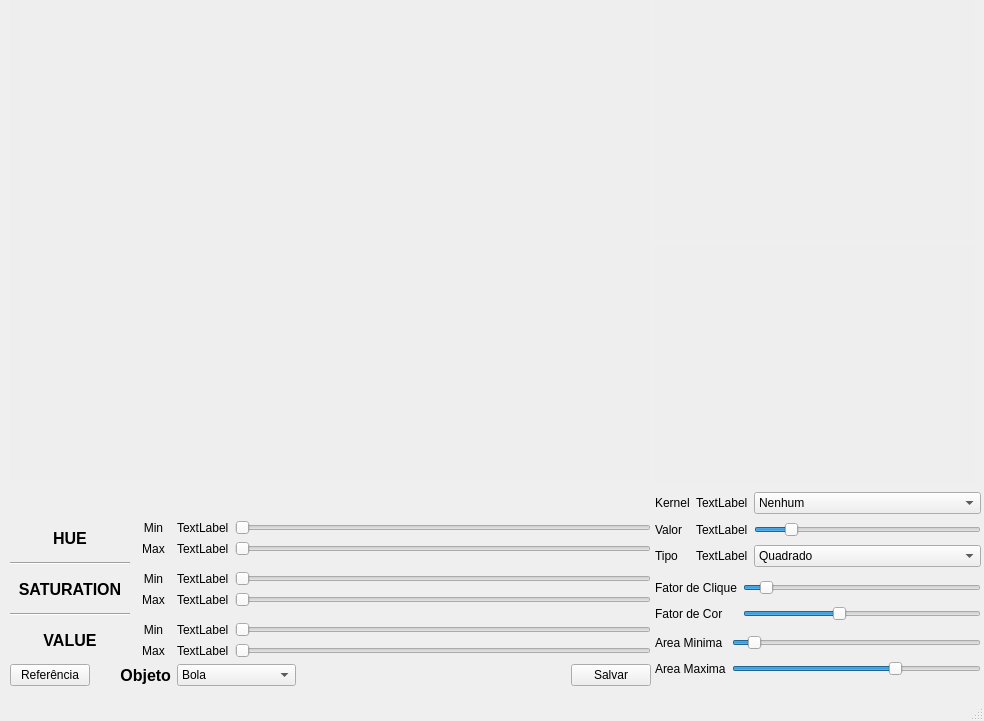
<?xml version="1.0" encoding="UTF-8"?>
<ui version="4.0">
 <class>MainWindow</class>
 <widget class="QMainWindow" name="MainWindow">
  <property name="geometry">
   <rect>
    <x>0</x>
    <y>0</y>
    <width>984</width>
    <height>721</height>
   </rect>
  </property>
  <property name="windowTitle">
   <string>MainWindow</string>
  </property>
  <widget class="QWidget" name="centralwidget">
   <widget class="QLabel" name="QT_Imagem">
    <property name="geometry">
     <rect>
      <x>10</x>
      <y>0</y>
      <width>640</width>
      <height>480</height>
     </rect>
    </property>
    <property name="styleSheet">
     <string notr="true">background-color: rgb(238, 238, 238);</string>
    </property>
    <property name="text">
     <string/>
    </property>
   </widget>
   <widget class="QWidget" name="verticalLayoutWidget">
    <property name="geometry">
     <rect>
      <x>10</x>
      <y>485</y>
      <width>641</width>
      <height>201</height>
     </rect>
    </property>
    <layout class="QVBoxLayout" name="verticalLayout">
     <item>
      <layout class="QGridLayout" name="gridLayout" rowstretch="1,0,0,0,0,0">
       <item row="2" column="0">
        <widget class="Line" name="line">
         <property name="orientation">
          <enum>Qt::Horizontal</enum>
         </property>
        </widget>
       </item>
       <item row="5" column="1">
        <layout class="QGridLayout" name="gridLayout_4">
         <item row="0" column="2">
          <widget class="QSlider" name="QT_VMin">
           <property name="maximum">
            <number>255</number>
           </property>
           <property name="orientation">
            <enum>Qt::Horizontal</enum>
           </property>
          </widget>
         </item>
         <item row="0" column="1">
          <widget class="QLabel" name="QT_labelVMin">
           <property name="text">
            <string>TextLabel</string>
           </property>
          </widget>
         </item>
         <item row="1" column="1">
          <widget class="QLabel" name="QT_labelVMax">
           <property name="text">
            <string>TextLabel</string>
           </property>
          </widget>
         </item>
         <item row="1" column="0">
          <widget class="QLabel" name="label_9">
           <property name="minimumSize">
            <size>
             <width>35</width>
             <height>0</height>
            </size>
           </property>
           <property name="text">
            <string>Max</string>
           </property>
           <property name="alignment">
            <set>Qt::AlignCenter</set>
           </property>
          </widget>
         </item>
         <item row="1" column="2">
          <widget class="QSlider" name="QT_VMax">
           <property name="maximum">
            <number>255</number>
           </property>
           <property name="orientation">
            <enum>Qt::Horizontal</enum>
           </property>
          </widget>
         </item>
         <item row="0" column="0">
          <widget class="QLabel" name="label_10">
           <property name="minimumSize">
            <size>
             <width>35</width>
             <height>0</height>
            </size>
           </property>
           <property name="text">
            <string>Min</string>
           </property>
           <property name="alignment">
            <set>Qt::AlignCenter</set>
           </property>
          </widget>
         </item>
        </layout>
       </item>
       <item row="3" column="0">
        <widget class="QLabel" name="label_7">
         <property name="minimumSize">
          <size>
           <width>120</width>
           <height>0</height>
          </size>
         </property>
         <property name="font">
          <font>
           <pointsize>12</pointsize>
           <weight>75</weight>
           <bold>true</bold>
          </font>
         </property>
         <property name="text">
          <string>SATURATION</string>
         </property>
         <property name="alignment">
          <set>Qt::AlignCenter</set>
         </property>
        </widget>
       </item>
       <item row="5" column="0">
        <widget class="QLabel" name="label_8">
         <property name="minimumSize">
          <size>
           <width>120</width>
           <height>0</height>
          </size>
         </property>
         <property name="font">
          <font>
           <pointsize>12</pointsize>
           <weight>75</weight>
           <bold>true</bold>
          </font>
         </property>
         <property name="text">
          <string>VALUE</string>
         </property>
         <property name="alignment">
          <set>Qt::AlignCenter</set>
         </property>
        </widget>
       </item>
       <item row="1" column="0">
        <widget class="QLabel" name="label_2">
         <property name="minimumSize">
          <size>
           <width>120</width>
           <height>0</height>
          </size>
         </property>
         <property name="font">
          <font>
           <pointsize>12</pointsize>
           <weight>75</weight>
           <bold>true</bold>
          </font>
         </property>
         <property name="text">
          <string>HUE</string>
         </property>
         <property name="alignment">
          <set>Qt::AlignCenter</set>
         </property>
        </widget>
       </item>
       <item row="1" column="1">
        <layout class="QGridLayout" name="gridLayout_2">
         <item row="0" column="2">
          <widget class="QSlider" name="QT_HMin">
           <property name="maximum">
            <number>179</number>
           </property>
           <property name="orientation">
            <enum>Qt::Horizontal</enum>
           </property>
          </widget>
         </item>
         <item row="0" column="1">
          <widget class="QLabel" name="QT_labelHMin">
           <property name="text">
            <string>TextLabel</string>
           </property>
          </widget>
         </item>
         <item row="1" column="1">
          <widget class="QLabel" name="QT_labelHMax">
           <property name="text">
            <string>TextLabel</string>
           </property>
          </widget>
         </item>
         <item row="1" column="0">
          <widget class="QLabel" name="label_4">
           <property name="minimumSize">
            <size>
             <width>35</width>
             <height>0</height>
            </size>
           </property>
           <property name="text">
            <string>Max</string>
           </property>
           <property name="alignment">
            <set>Qt::AlignCenter</set>
           </property>
          </widget>
         </item>
         <item row="1" column="2">
          <widget class="QSlider" name="QT_HMax">
           <property name="maximum">
            <number>179</number>
           </property>
           <property name="orientation">
            <enum>Qt::Horizontal</enum>
           </property>
          </widget>
         </item>
         <item row="0" column="0">
          <widget class="QLabel" name="label_3">
           <property name="minimumSize">
            <size>
             <width>35</width>
             <height>0</height>
            </size>
           </property>
           <property name="text">
            <string>Min</string>
           </property>
           <property name="alignment">
            <set>Qt::AlignCenter</set>
           </property>
          </widget>
         </item>
        </layout>
       </item>
       <item row="3" column="1">
        <layout class="QGridLayout" name="gridLayout_3">
         <item row="0" column="2">
          <widget class="QSlider" name="QT_SMin">
           <property name="maximum">
            <number>255</number>
           </property>
           <property name="orientation">
            <enum>Qt::Horizontal</enum>
           </property>
          </widget>
         </item>
         <item row="1" column="1">
          <widget class="QLabel" name="QT_labelSMax">
           <property name="text">
            <string>TextLabel</string>
           </property>
          </widget>
         </item>
         <item row="0" column="0">
          <widget class="QLabel" name="label_6">
           <property name="minimumSize">
            <size>
             <width>35</width>
             <height>0</height>
            </size>
           </property>
           <property name="text">
            <string>Min</string>
           </property>
           <property name="alignment">
            <set>Qt::AlignCenter</set>
           </property>
          </widget>
         </item>
         <item row="0" column="1">
          <widget class="QLabel" name="QT_labelSMin">
           <property name="text">
            <string>TextLabel</string>
           </property>
          </widget>
         </item>
         <item row="1" column="2">
          <widget class="QSlider" name="QT_SMax">
           <property name="maximum">
            <number>255</number>
           </property>
           <property name="orientation">
            <enum>Qt::Horizontal</enum>
           </property>
          </widget>
         </item>
         <item row="1" column="0">
          <widget class="QLabel" name="label_5">
           <property name="minimumSize">
            <size>
             <width>35</width>
             <height>0</height>
            </size>
           </property>
           <property name="text">
            <string>Max</string>
           </property>
           <property name="alignment">
            <set>Qt::AlignCenter</set>
           </property>
          </widget>
         </item>
        </layout>
       </item>
       <item row="4" column="0">
        <widget class="Line" name="line_2">
         <property name="orientation">
          <enum>Qt::Horizontal</enum>
         </property>
        </widget>
       </item>
      </layout>
     </item>
     <item>
      <layout class="QHBoxLayout" name="horizontalLayout">
       <item>
        <widget class="QPushButton" name="QT_btReferencia">
         <property name="text">
          <string>Referência</string>
         </property>
        </widget>
       </item>
       <item>
        <widget class="QLabel" name="label">
         <property name="minimumSize">
          <size>
           <width>75</width>
           <height>0</height>
          </size>
         </property>
         <property name="font">
          <font>
           <pointsize>12</pointsize>
           <weight>75</weight>
           <bold>true</bold>
          </font>
         </property>
         <property name="text">
          <string>Objeto</string>
         </property>
         <property name="alignment">
          <set>Qt::AlignRight|Qt::AlignTrailing|Qt::AlignVCenter</set>
         </property>
        </widget>
       </item>
       <item>
        <widget class="QComboBox" name="QT_selecao">
         <item>
          <property name="text">
           <string>Bola</string>
          </property>
         </item>
         <item>
          <property name="text">
           <string>Cor principal</string>
          </property>
         </item>
         <item>
          <property name="text">
           <string>Cor do Goleiro</string>
          </property>
         </item>
         <item>
          <property name="text">
           <string>Cor do Zagueiro</string>
          </property>
         </item>
         <item>
          <property name="text">
           <string>Cor do Atacante</string>
          </property>
         </item>
         <item>
          <property name="text">
           <string>Adversário</string>
          </property>
         </item>
        </widget>
       </item>
       <item>
        <spacer name="horizontalSpacer">
         <property name="orientation">
          <enum>Qt::Horizontal</enum>
         </property>
         <property name="sizeHint" stdset="0">
          <size>
           <width>40</width>
           <height>20</height>
          </size>
         </property>
        </spacer>
       </item>
       <item>
        <widget class="QPushButton" name="QT_btSalvar">
         <property name="text">
          <string>Salvar</string>
         </property>
        </widget>
       </item>
      </layout>
     </item>
    </layout>
   </widget>
   <widget class="QLabel" name="QT_PB">
    <property name="geometry">
     <rect>
      <x>655</x>
      <y>0</y>
      <width>320</width>
      <height>240</height>
     </rect>
    </property>
    <property name="styleSheet">
     <string notr="true">background-color: rgb(238, 238, 238);</string>
    </property>
    <property name="text">
     <string/>
    </property>
   </widget>
   <widget class="QLabel" name="QT_Contorno">
    <property name="geometry">
     <rect>
      <x>655</x>
      <y>245</y>
      <width>320</width>
      <height>240</height>
     </rect>
    </property>
    <property name="styleSheet">
     <string notr="true">background-color: rgb(238, 238, 238);</string>
    </property>
    <property name="text">
     <string/>
    </property>
   </widget>
   <widget class="QWidget" name="gridLayoutWidget">
    <property name="geometry">
     <rect>
      <x>655</x>
      <y>490</y>
      <width>326</width>
      <height>82</height>
     </rect>
    </property>
    <layout class="QGridLayout" name="gridLayout_5">
     <item row="1" column="1">
      <widget class="QLabel" name="QT_ltipoKernel">
       <property name="text">
        <string>TextLabel</string>
       </property>
      </widget>
     </item>
     <item row="1" column="2">
      <widget class="QSlider" name="QT_valorKernel">
       <property name="minimum">
        <number>1</number>
       </property>
       <property name="maximum">
        <number>15</number>
       </property>
       <property name="singleStep">
        <number>2</number>
       </property>
       <property name="value">
        <number>3</number>
       </property>
       <property name="orientation">
        <enum>Qt::Horizontal</enum>
       </property>
      </widget>
     </item>
     <item row="1" column="0">
      <widget class="QLabel" name="label_11">
       <property name="text">
        <string>Valor</string>
       </property>
      </widget>
     </item>
     <item row="2" column="0">
      <widget class="QLabel" name="label_13">
       <property name="text">
        <string>Tipo</string>
       </property>
      </widget>
     </item>
     <item row="2" column="1">
      <widget class="QLabel" name="QT_lvalorKernel">
       <property name="text">
        <string>TextLabel</string>
       </property>
      </widget>
     </item>
     <item row="2" column="2">
      <widget class="QComboBox" name="QT_tipoKernel">
       <item>
        <property name="text">
         <string>Quadrado</string>
        </property>
       </item>
       <item>
        <property name="text">
         <string>Cruz</string>
        </property>
       </item>
      </widget>
     </item>
     <item row="0" column="0">
      <widget class="QLabel" name="label_12">
       <property name="text">
        <string>Kernel</string>
       </property>
      </widget>
     </item>
     <item row="0" column="1">
      <widget class="QLabel" name="QT_lqualKernel">
       <property name="text">
        <string>TextLabel</string>
       </property>
      </widget>
     </item>
     <item row="0" column="2">
      <widget class="QComboBox" name="QT_qualKernel">
       <item>
        <property name="text">
         <string>Nenhum</string>
        </property>
       </item>
       <item>
        <property name="text">
         <string>Abertura</string>
        </property>
       </item>
       <item>
        <property name="text">
         <string>Fechamento</string>
        </property>
       </item>
      </widget>
     </item>
    </layout>
   </widget>
   <widget class="QWidget" name="gridLayoutWidget_2">
    <property name="geometry">
     <rect>
      <x>655</x>
      <y>575</y>
      <width>326</width>
      <height>51</height>
     </rect>
    </property>
    <layout class="QGridLayout" name="gridLayout_6">
     <item row="1" column="0">
      <widget class="QLabel" name="label_15">
       <property name="text">
        <string>Fator de Cor</string>
       </property>
      </widget>
     </item>
     <item row="0" column="0">
      <widget class="QLabel" name="label_14">
       <property name="text">
        <string>Fator de Clique</string>
       </property>
      </widget>
     </item>
     <item row="0" column="1">
      <widget class="QSlider" name="QT_fatorClique">
       <property name="minimum">
        <number>1</number>
       </property>
       <property name="maximum">
        <number>15</number>
       </property>
       <property name="singleStep">
        <number>1</number>
       </property>
       <property name="value">
        <number>2</number>
       </property>
       <property name="orientation">
        <enum>Qt::Horizontal</enum>
       </property>
      </widget>
     </item>
     <item row="1" column="1">
      <widget class="QSlider" name="QT_fatorCor">
       <property name="maximum">
        <number>25</number>
       </property>
       <property name="singleStep">
        <number>1</number>
       </property>
       <property name="value">
        <number>10</number>
       </property>
       <property name="orientation">
        <enum>Qt::Horizontal</enum>
       </property>
      </widget>
     </item>
    </layout>
   </widget>
   <widget class="QWidget" name="gridLayoutWidget_3">
    <property name="geometry">
     <rect>
      <x>655</x>
      <y>630</y>
      <width>326</width>
      <height>51</height>
     </rect>
    </property>
    <layout class="QGridLayout" name="gridLayout_7">
     <item row="1" column="0">
      <widget class="QLabel" name="label_16">
       <property name="text">
        <string>Area Maxima</string>
       </property>
      </widget>
     </item>
     <item row="0" column="0">
      <widget class="QLabel" name="label_17">
       <property name="text">
        <string>Area Minima</string>
       </property>
      </widget>
     </item>
     <item row="0" column="1">
      <widget class="QSlider" name="QT_AreaMin">
       <property name="minimum">
        <number>1</number>
       </property>
       <property name="maximum">
        <number>300</number>
       </property>
       <property name="singleStep">
        <number>1</number>
       </property>
       <property name="value">
        <number>20</number>
       </property>
       <property name="orientation">
        <enum>Qt::Horizontal</enum>
       </property>
      </widget>
     </item>
     <item row="1" column="1">
      <widget class="QSlider" name="QT_AreaMax">
       <property name="minimum">
        <number>1</number>
       </property>
       <property name="maximum">
        <number>300</number>
       </property>
       <property name="singleStep">
        <number>1</number>
       </property>
       <property name="value">
        <number>200</number>
       </property>
       <property name="orientation">
        <enum>Qt::Horizontal</enum>
       </property>
      </widget>
     </item>
    </layout>
   </widget>
  </widget>
  <widget class="QMenuBar" name="menubar">
   <property name="geometry">
    <rect>
     <x>0</x>
     <y>0</y>
     <width>984</width>
     <height>28</height>
    </rect>
   </property>
  </widget>
  <widget class="QStatusBar" name="statusbar"/>
 </widget>
 <resources/>
 <connections/>
</ui>
